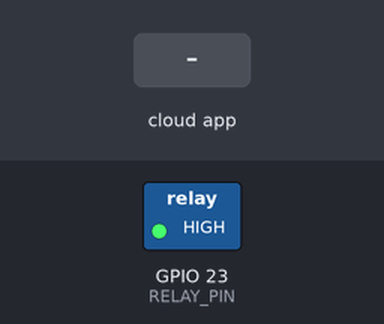
A sketch run on a simulated ESP32. Shown: switched loads named in the sketch (green lamp = pin HIGH). The inputs (shaded band) are chosen by the test bench. WiFi joins after 1.5 s; servers stay silent unless stated; no MQTT or app messages arrive unless stated; what the sketch prints to the serial monitor is not drawn.

Above: at 2.8 s.
2.9 s: the phone or cloud app sets bulb to ON
At 4.1 s:
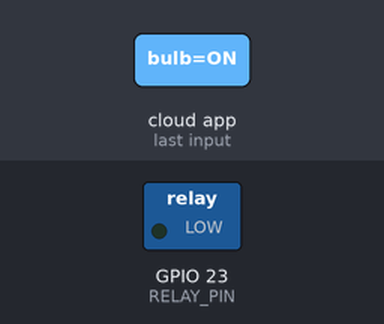
4.4 s: the phone or cloud app sets bulb to OFF
At 5.8 s:
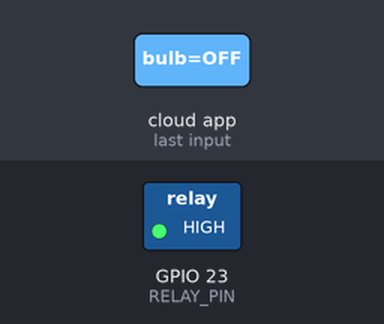
Timing chart, 0 to 7.4 s (numbered marks = the images above; inputs shaded):
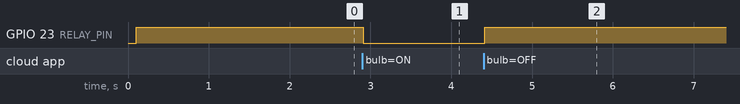

The sketch:

ESP32_IFTTT_AdafruitIO.ino
```cpp
/*
 * ESP32 Voice-Controlled IoT Relay Actuation (IFTTT + Adafruit IO MQTT)
 * Assignment: IoT Task 3 — Cloud Automation Pipeline
 * Author: Mithra Ravi
 *
 * Description:
 * Connects the ESP32 to Adafruit IO via MQTT (port 1883) over local Wi-Fi.
 * Subscribes to the "bulb" feed which receives upstream automated commands
 * from Google Assistant voice actions via IFTTT webhook triggers.
 *
 * Hardware Configuration:
 * - ESP32 NodeMCU / DevKit V4
 * - GPIO 23 -> Relay Module IN1 (Active-LOW: LOW = ON, HIGH = OFF)
 * - 5V Songle Relay Module switching a 230V AC incandescent lamp (COM/NO)
 */

#include <WiFi.h>
#include "Adafruit_MQTT.h"
#include "Adafruit_MQTT_Client.h"

// --- Wi-Fi Credentials (Placeholders: do not commit actual credentials) ---
#define WLAN_SSID      "YOUR_WIFI_NAME"
#define WLAN_PASS      "YOUR_WIFI_PASSWORD"

// --- Adafruit IO Cloud Broker Credentials (Placeholders) ---
#define AIO_SERVER     "io.adafruit.com"
#define AIO_SERVERPORT 1883
#define AIO_USERNAME   "YOUR_AIO_USERNAME"
#define AIO_KEY        "YOUR_AIO_KEY"

// --- Hardware Pin Definitions ---
const int RELAY_PIN = 23;   // GPIO connected to Relay Module IN1
const int RELAY_ON  = LOW;  // Active-LOW relay coil energized
const int RELAY_OFF = HIGH; // Active-LOW relay coil de-energized

// --- Networking & MQTT Client Setup ---
WiFiClient client;
Adafruit_MQTT_Client mqtt(&client, AIO_SERVER, AIO_SERVERPORT, AIO_USERNAME, AIO_KEY);

// Setup subscription feed for the bulb channel
Adafruit_MQTT_Subscribe bulbFeed = Adafruit_MQTT_Subscribe(&mqtt, AIO_USERNAME "/feeds/bulb");

unsigned long lastPing = 0;

// Connects and reconnects to the Adafruit IO MQTT broker
void MQTT_connect() {
  if (mqtt.connected()) return;

  Serial.print("Connecting to Adafruit IO MQTT... ");
  int8_t ret;
  uint8_t retries = 3;
  while ((ret = mqtt.connect()) != 0) {
    Serial.println(mqtt.connectErrorString(ret));
    mqtt.disconnect();
    delay(5000); // Wait 5 seconds before retrying
    if (--retries == 0) {
      Serial.println("MQTT connection failed. Resetting ESP32...");
      ESP.restart();
    }
  }
  Serial.println("MQTT Connected!");
}

void setup() {
  Serial.begin(115200);
  delay(100);

  // Initialize relay pin in safe OFF state
  pinMode(RELAY_PIN, OUTPUT);
  digitalWrite(RELAY_PIN, RELAY_OFF);

  Serial.println("\n--- Starting ESP32 Voice Automation Node ---");
  Serial.print("Connecting to Wi-Fi SSID: ");
  Serial.println(WLAN_SSID);

  WiFi.begin(WLAN_SSID, WLAN_PASS);
  while (WiFi.status() != WL_CONNECTED) {
    delay(500);
    Serial.print(".");
  }
  Serial.println("\nWiFi connected successfully!");
  Serial.print("Local IP Address: ");
  Serial.println(WiFi.localIP());

  // Subscribe to Adafruit IO feed
  mqtt.subscribe(&bulbFeed);
  Serial.println("Subscribed to MQTT feed: " AIO_USERNAME "/feeds/bulb");
}

void loop() {
  // Ensure the MQTT connection is alive
  MQTT_connect();

  // Read incoming subscription packets with a 1000ms timeout
  Adafruit_MQTT_Subscribe *sub;
  while ((sub = mqtt.readSubscription(1000))) {
    if (sub == &bulbFeed) {
      String msg = (char *)bulbFeed.lastread;
      msg.trim();
      msg.toUpperCase();
      Serial.print("Voice automation command received: ");
      Serial.println(msg);

      if (msg == "ON") {
        digitalWrite(RELAY_PIN, RELAY_ON);
        Serial.println("Relay energized -> Lamp ON");
      } else if (msg == "OFF") {
        digitalWrite(RELAY_PIN, RELAY_OFF);
        Serial.println("Relay de-energized -> Lamp OFF");
      } else {
        Serial.print("Unrecognized payload received: ");
        Serial.println(msg);
      }
    }
  }

  // Send keepalive ping to broker every 30 seconds
  if (millis() - lastPing > 30000) {
    lastPing = millis();
    if (!mqtt.ping()) {
      Serial.println("MQTT ping failed; disconnecting...");
      mqtt.disconnect();
    }
  }
}
```

Measured:
- after the input at 2.9 s, GPIO 23 (RELAY_PIN): HIGH → LOW at once
- after the input at 4.4 s, GPIO 23 (RELAY_PIN): LOW → HIGH at once
